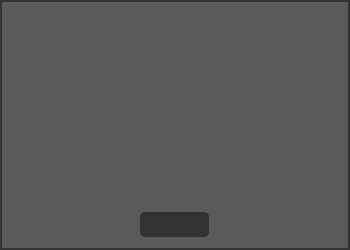
<?xml version="1.0" encoding="UTF-8"?>
<ui version="4.0">
 <class>Error</class>
 <widget class="QDialog" name="Error">
  <property name="geometry">
   <rect>
    <x>0</x>
    <y>0</y>
    <width>350</width>
    <height>250</height>
   </rect>
  </property>
  <property name="minimumSize">
   <size>
    <width>350</width>
    <height>250</height>
   </size>
  </property>
  <property name="maximumSize">
   <size>
    <width>350</width>
    <height>250</height>
   </size>
  </property>
  <property name="windowTitle">
   <string>Dialog</string>
  </property>
  <layout class="QHBoxLayout" name="horizontalLayout">
   <property name="spacing">
    <number>0</number>
   </property>
   <property name="leftMargin">
    <number>0</number>
   </property>
   <property name="topMargin">
    <number>0</number>
   </property>
   <property name="rightMargin">
    <number>0</number>
   </property>
   <property name="bottomMargin">
    <number>0</number>
   </property>
   <item>
    <widget class="QFrame" name="frame">
     <property name="styleSheet">
      <string notr="true">background:rgb(51,51,51);</string>
     </property>
     <property name="frameShape">
      <enum>QFrame::NoFrame</enum>
     </property>
     <property name="frameShadow">
      <enum>QFrame::Plain</enum>
     </property>
     <layout class="QVBoxLayout" name="verticalLayout">
      <property name="spacing">
       <number>0</number>
      </property>
      <property name="leftMargin">
       <number>2</number>
      </property>
      <property name="topMargin">
       <number>2</number>
      </property>
      <property name="rightMargin">
       <number>2</number>
      </property>
      <property name="bottomMargin">
       <number>2</number>
      </property>
      <item>
       <widget class="QFrame" name="frame_top">
        <property name="sizePolicy">
         <sizepolicy hsizetype="Preferred" vsizetype="Expanding">
          <horstretch>0</horstretch>
          <verstretch>0</verstretch>
         </sizepolicy>
        </property>
        <property name="minimumSize">
         <size>
          <width>0</width>
          <height>55</height>
         </size>
        </property>
        <property name="maximumSize">
         <size>
          <width>16777215</width>
          <height>16777215</height>
         </size>
        </property>
        <property name="styleSheet">
         <string notr="true">background:rgb(91,90,90);</string>
        </property>
        <property name="frameShape">
         <enum>QFrame::NoFrame</enum>
        </property>
        <property name="frameShadow">
         <enum>QFrame::Plain</enum>
        </property>
        <layout class="QHBoxLayout" name="horizontalLayout_2">
         <property name="spacing">
          <number>5</number>
         </property>
         <property name="leftMargin">
          <number>15</number>
         </property>
         <property name="topMargin">
          <number>5</number>
         </property>
         <property name="rightMargin">
          <number>0</number>
         </property>
         <property name="bottomMargin">
          <number>0</number>
         </property>
         <item>
          <widget class="QLabel" name="lab_icon">
           <property name="minimumSize">
            <size>
             <width>35</width>
             <height>35</height>
            </size>
           </property>
           <property name="maximumSize">
            <size>
             <width>35</width>
             <height>35</height>
            </size>
           </property>
           <property name="text">
            <string/>
           </property>
          </widget>
         </item>
         <item>
          <widget class="QLabel" name="lab_heading">
           <property name="sizePolicy">
            <sizepolicy hsizetype="Preferred" vsizetype="Expanding">
             <horstretch>0</horstretch>
             <verstretch>0</verstretch>
            </sizepolicy>
           </property>
           <property name="font">
            <font>
             <family>Segoe UI</family>
             <pointsize>12</pointsize>
            </font>
           </property>
           <property name="styleSheet">
            <string notr="true">color:rgb(255,255,255);</string>
           </property>
           <property name="text">
            <string/>
           </property>
           <property name="wordWrap">
            <bool>true</bool>
           </property>
          </widget>
         </item>
        </layout>
       </widget>
      </item>
      <item>
       <widget class="QFrame" name="frame_bottom">
        <property name="sizePolicy">
         <sizepolicy hsizetype="Preferred" vsizetype="Fixed">
          <horstretch>0</horstretch>
          <verstretch>0</verstretch>
         </sizepolicy>
        </property>
        <property name="minimumSize">
         <size>
          <width>0</width>
          <height>55</height>
         </size>
        </property>
        <property name="styleSheet">
         <string notr="true">background:rgb(91,90,90);</string>
        </property>
        <property name="frameShape">
         <enum>QFrame::NoFrame</enum>
        </property>
        <property name="frameShadow">
         <enum>QFrame::Plain</enum>
        </property>
        <layout class="QGridLayout" name="gridLayout">
         <property name="bottomMargin">
          <number>0</number>
         </property>
         <item row="0" column="0">
          <widget class="QPushButton" name="bn_ok">
           <property name="minimumSize">
            <size>
             <width>69</width>
             <height>25</height>
            </size>
           </property>
           <property name="maximumSize">
            <size>
             <width>69</width>
             <height>25</height>
            </size>
           </property>
           <property name="styleSheet">
            <string notr="true">QPushButton {
	border: 2px solid rgb(51,51,51);
	border-radius: 5px;	
	color:rgb(255,255,255);
	background-color: rgb(51,51,51);
}
QPushButton:hover {
	border: 2px solid rgb(0,143,150);
	background-color: rgb(0,143,150);
}
QPushButton:pressed {	
	border: 2px solid rgb(0,143,150);
	background-color: rgb(51,51,51);
}
</string>
           </property>
           <property name="text">
            <string/>
           </property>
          </widget>
         </item>
        </layout>
       </widget>
      </item>
     </layout>
    </widget>
   </item>
  </layout>
 </widget>
 <resources/>
 <connections/>
</ui>
